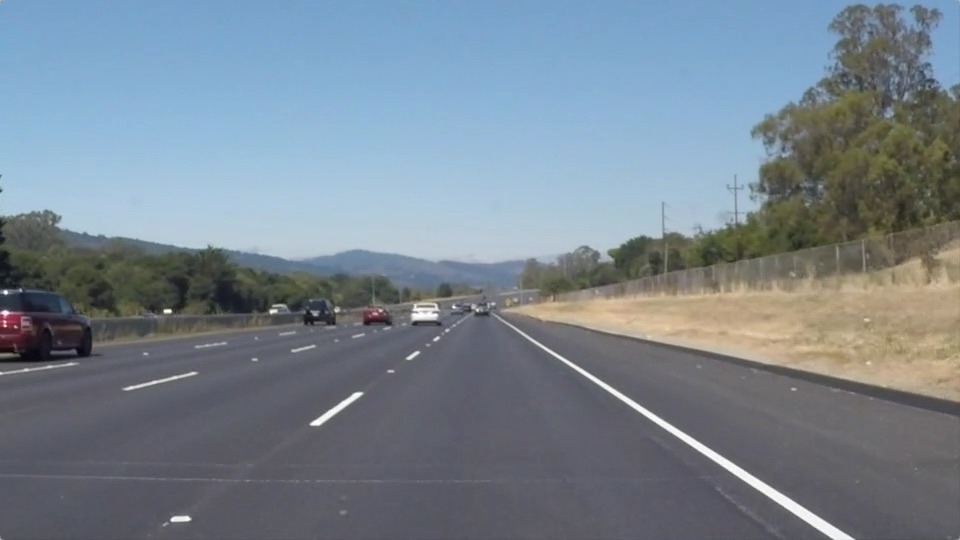
#> input picture lan_img1.jpg, 960 x 540 px
$ jupyter execute --allow-errors 'Hough Transform.ipynb'
#> lines starting #> are read from the running program, lines starting #| are printed output that depends on the picture; after the words box and inside, x2 and y2 are one past the last pixel; in counts of white or black regions, pixels touching at a corner belong together
# Ex. No: 07
#  Detect the lines using Hough Transform.

**Name:** Karan A    **Reg. No:** 212223230099

[cell 1]
import cv2
import numpy as np
import matplotlib.pyplot as plt

# Lane Detection Pipeline for a Still Image

The pipeline takes these steps:

- **Create a threshold for lane lines**
- **Selecting Region of Interest**
- **Detecting Edges using Canny Edge Detector**
- **Fit lines using Hough Line Transform**
- **Extrapolate the lanes from lines found**
- **Composite the result with the original frame**

[cell 2]
# Reading the image.
img = cv2.imread('lan_img1.jpg')
#> img is the input picture: shape (540, 960, 3); mean B, G, R 143.7, 132.6, 120.3
img = cv2.cvtColor(img, cv2.COLOR_BGR2RGB)

# Convert to grayscale.
gray = cv2.cvtColor(img, cv2.COLOR_RGB2GRAY)
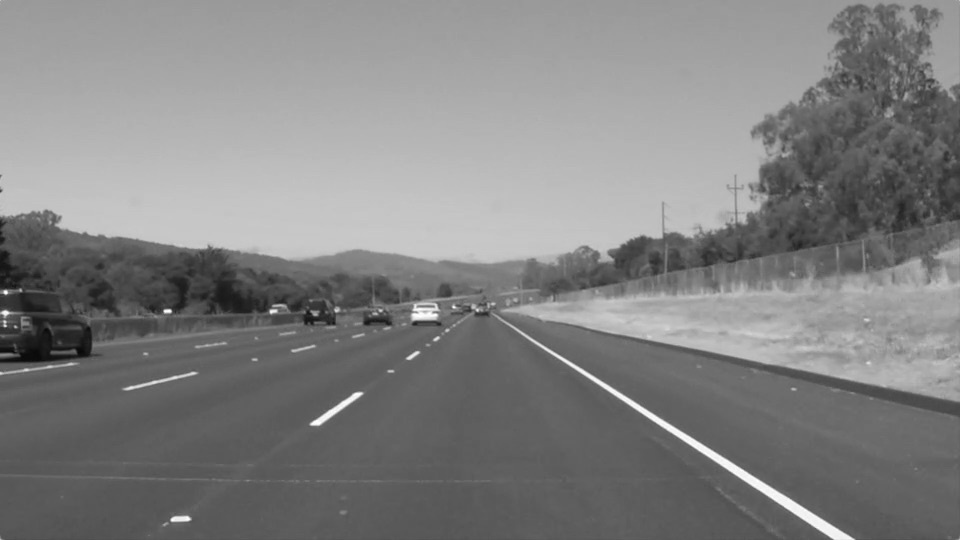
#> gray: shape (540, 960); min 8, max 255, mean 130.1

#plt.figure(figsize = (15, 10))
plt.figure(figsize = (20, 10))
plt.subplot(1,2,1); plt.imshow(img);plt.title('Input Image');
plt.subplot(1,2,2); plt.imshow(gray, cmap = 'gray');      plt.title('Grayscale');
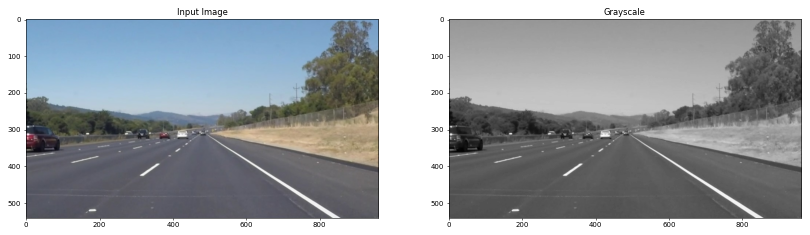
#> figure drawn by matplotlib, 2 panels

# 1. Create Threshold for Lane Lines

[cell 3]
# Use global threshold based on grayscale intensity.
threshold = cv2.inRange(gray, 150, 255)
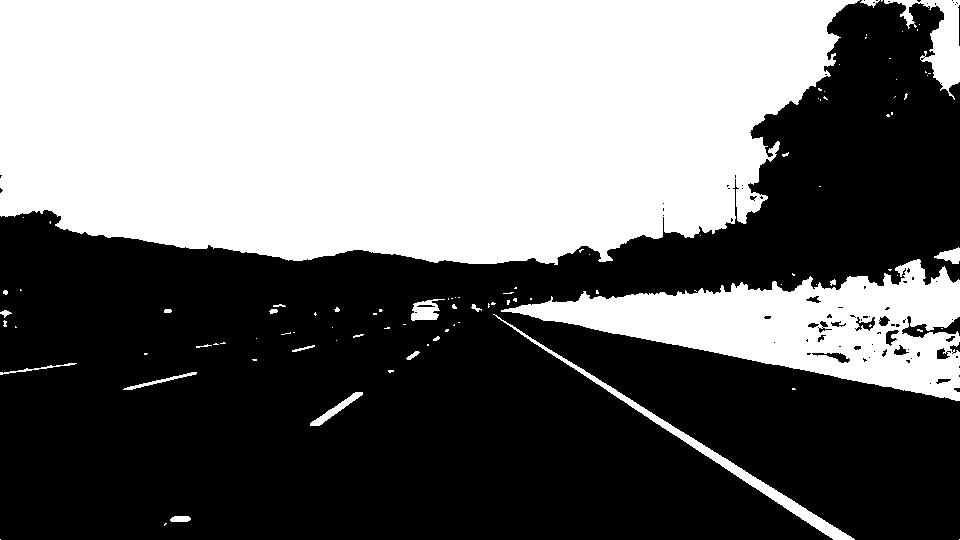
#> threshold: shape (540, 960); 44.5% white; 100 white regions (76 under 20 px), largest, box (x1, y1, x2, y2) and area: (0, 0, 860, 265) 193714, (501, 259, 960, 401) 28989, (493, 314, 855, 540) 2899

# Display images.
plt.figure(figsize = (20, 10))
plt.subplot(1,1,1); plt.imshow(threshold, cmap = 'gray'); plt.title('Threshold');

# 2. Selecting the Region of Interest Using fillPoly()

[cell 4]
# Syntex
# dst = cv2.fillPoly( img, pts, color[, lineType[, shift[, offset]]] )

[cell 5]
#  Region masking: Select vertices according to the input image.
roi_vertices = np.array([[[100, 540],
                          [900, 540],
                          [515, 320],
                          [450, 320]]])

# Defining a blank mask.
mask = np.zeros_like(threshold)

# Defining a 3 channel or 1 channel color to fill the mask.
if len(threshold.shape) > 2:
    channel_count = threshold.shape[2]  # 3 or 4 depending on the image.
    ignore_mask_color = (255,) * channel_count
else:
    ignore_mask_color = 255

# Filling pixels inside the polygon.
cv2.fillPoly(mask, roi_vertices, ignore_mask_color)
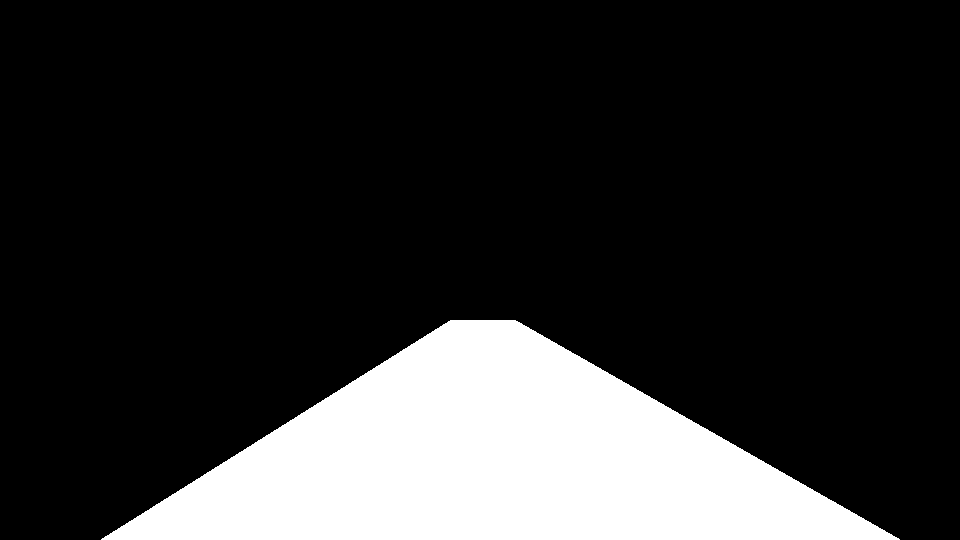
#> mask: shape (540, 960); 18.4% white; 1 white region, box (x1, y1, x2, y2) and area: (101, 320, 900, 540) 95299

# Constructing the region of interest based on where mask pixels are nonzero.
roi = cv2.bitwise_and(threshold, mask)
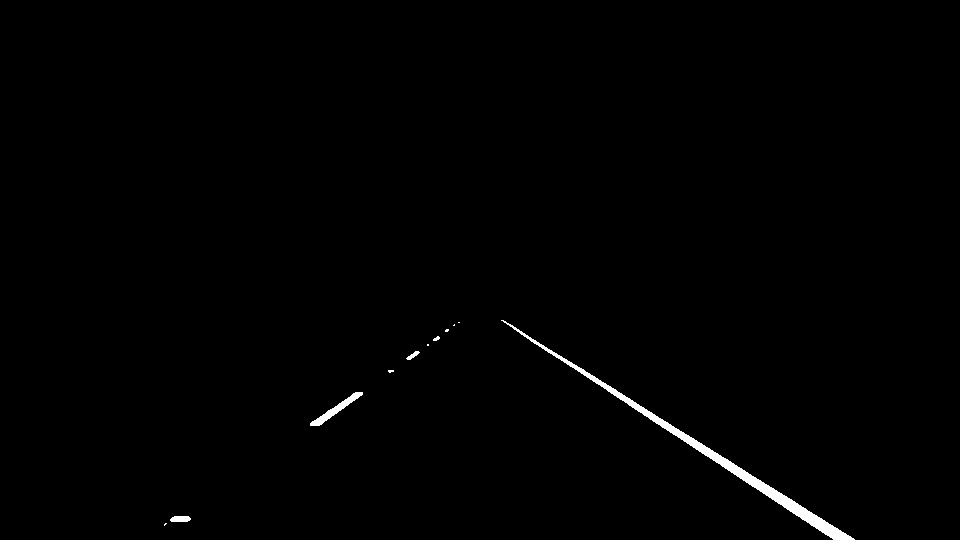
#> roi: shape (540, 960); 0.68% white; 11 white regions (6 under 20 px), largest, box (x1, y1, x2, y2) and area: (501, 320, 855, 540) 2885, (310, 392, 363, 426) 391, (170, 516, 191, 522) 111, (406, 351, 420, 360) 54, (433, 336, 440, 341) 22

# Display images.
plt.figure(figsize = (20, 10))
plt.subplot(1,3,1); plt.imshow(threshold, cmap = 'gray'); plt.title('Initial threshold')
plt.subplot(1,3,2); plt.imshow(mask, cmap = 'gray');      plt.title('Polyfill mask')
plt.subplot(1,3,3); plt.imshow(roi, cmap = 'gray');       plt.title('Isolated roi');

# 3. Detect Edges and Smooth Noise

[cell 6]
# Perform Edge Detection.
low_threshold = 50
high_threshold = 100
edges = cv2.Canny(roi, low_threshold, high_threshold)
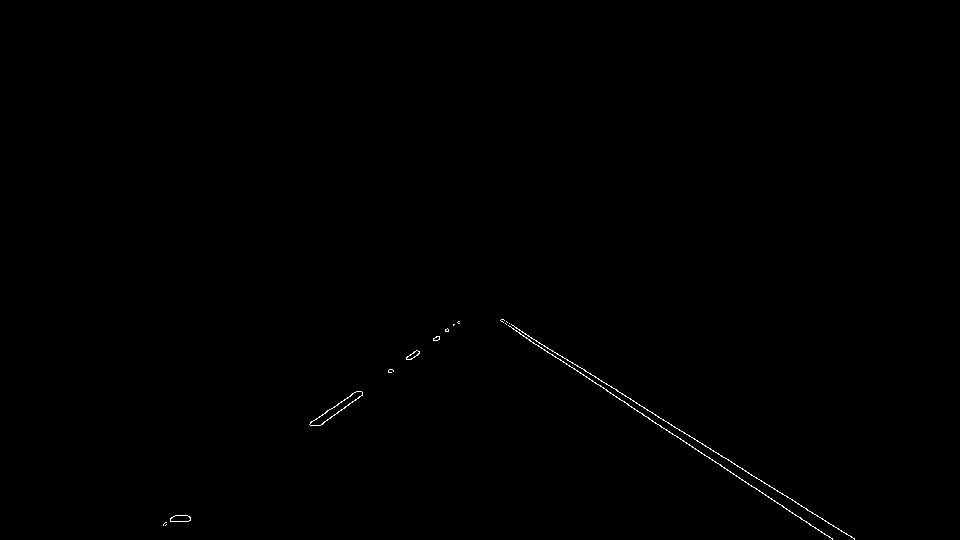
#> edges: shape (540, 960); 0.22% white in thin lines or dots, all inside (x1, y1, x2, y2) = (163, 319, 855, 540)

# Smooth with a Gaussian blur.
kernel_size = 3
canny_blur = cv2.GaussianBlur(edges, (kernel_size, kernel_size), 0)

# Display images.
plt.figure(figsize = (20, 10))
plt.subplot(1,2,1); plt.imshow(edges, cmap = 'gray'); plt.title('Edge detection')
plt.subplot(1,2,2); plt.imshow(canny_blur, cmap = 'gray'); plt.title('Blurred edges');

# 4. Line Detection Using HoughLinesP()

[cell 7]
# Stntex
# lines = cv2.HoughLinesP( image, rho, theta, threshold[, lines[, minLineLength[, maxLineGap]]] )

[cell 8]
def draw_lines(img, lines, color = [255, 0, 0], thickness = 2):
    """Utility for drawing lines."""
    if lines is not None:
        for line in lines:
            for x1,y1,x2,y2 in line:
                cv2.line(img, (x1, y1), (x2, y2), color, thickness)

[cell 9]
# Hough transform parameters set according to the input image.
rho = 1
theta = np.pi / 180
threshold = 50
min_line_len = 10
max_line_gap = 20

lines = cv2.HoughLinesP(
    canny_blur, rho, theta, threshold, minLineLength = min_line_len, maxLineGap = max_line_gap)
#> lines = 21 rows, first 6: [500, 318, 853, 539], [501, 318, 855, 539], [502, 318, 855, 538], [515, 332, 833, 539], [499, 321, 833, 538], [499, 319, 783, 504]

# Draw all lines found onto a new image.
hough = np.zeros((img.shape[0], img.shape[1], 3), dtype = np.uint8)
draw_lines(hough, lines)
#> the loop in draw_lines, `for line in lines:` made 21 passes
#> line on passes 1 to 12: [[500, 318, 853, 539]], [[501, 318, 855, 539]], [[502, 318, 855, 538]], [[515, 332, 833, 539]], [[499, 321, 833, 538]], [[499, 319, 783, 504]], [[500, 319, 852, 539]], [[309, 425, 361, 390]], [[390, 373, 460, 320]], [[387, 373, 457, 320]], [[387, 369, 452, 323]], [[694, 450, 831, 539]]

print("Found {} lines, including: {}".format(len(lines), lines[0]))
#| Found 21 lines, including: [[500 318 853 539]]
plt.figure(figsize = (15, 10)); plt.imshow(hough);

# 5. Separate Sides and Extrapolate

[cell 10]
# Function for separating left and right lines depending on the slope

[cell 11]
def separate_left_right_lines(lines):
    """Separate left and right lines depending on the slope."""
    left_lines = []
    right_lines = []
    if lines is not None:
        for line in lines:
            for x1, y1, x2, y2 in line:
                if y1 > y2: # Negative slope = left lane.
                    left_lines.append([x1, y1, x2, y2])
                elif y1 < y2: # Positive slope = right lane.
                    right_lines.append([x1, y1, x2, y2])
    return left_lines, right_lines

#> (a cell that did not finish here is left out)

[cell 13]
def cal_avg(values):
    """Calculate average value."""
    if not (type(values) == 'NoneType'):
        if len(values) > 0:
            n = len(values)
        else:
            n = 1
        return sum(values) / n

[cell 14]
# Function to extrapolate lines

[cell 15]
def extrapolate_lines(lines, upper_border, lower_border):
    """Extrapolate lines keeping in mind the lower and upper border intersections."""
    slopes = []
    consts = []

    if lines is not None:
        for x1, y1, x2, y2 in lines:
            slope = (y1-y2) / (x1-x2)
            slopes.append(slope)
            c = y1 - slope * x1
            consts.append(c)
    avg_slope = cal_avg(slopes)
    avg_consts = cal_avg(consts)

    # Calculate average intersection at lower_border.
    x_lane_lower_point = int((lower_border - avg_consts) / avg_slope)

    # Calculate average intersection at upper_border.
    x_lane_upper_point = int((upper_border - avg_consts) / avg_slope)

    return [x_lane_lower_point, lower_border, x_lane_upper_point, upper_border]

[cell 16]
# Extract extrapolated lanes and draw lane lines

[cell 17]
# Define bounds of the region of interest.
roi_upper_border = 340
roi_lower_border = 540

# Create a blank array to contain the (colorized) results.
lanes_img = np.zeros((img.shape[0], img.shape[1], 3), dtype = np.uint8)

# Use above defined function to identify lists of left-sided and right-sided lines.
lines_left, lines_right = separate_left_right_lines(lines)
#> the loop in separate_left_right_lines, `for line in lines:` made 21 passes
#> after the loop in separate_left_right_lines, `for line in lines:`: left_lines = [[309, 425, 361, 390], [390, 373, 460, 320], [387, 373, 457, 320], [387, 369, 452, 323], [308, 423, 358, 390], [317, 426, 363, 393], [321, 426, 363, 395], [308, 425, 350, 396], [315, 426, 363, 392], [391, 373, 460, 323], [309, 421, 356, 390]]; right_lines = [[500, 318, 853, 539], [501, 318, 855, 539], [502, 318, 855, 538], [515, 332, 833, 539], [499, 321, 833, 538], [499, 319, 783, 504], [500, 319, 852, 539], [694, 450, 831, 539], [612, 396, 832, 539], [558, 352, 855, 537]]
#> lines_left has the same summary as left_lines in separate_left_right_lines; lines_right has the same summary as right_lines in separate_left_right_lines

# Use above defined function to extrapolate the lists of lines into recognized lanes.
lane_left = extrapolate_lines(lines_left, roi_upper_border, roi_lower_border)
#> the loop in extrapolate_lines, `for x1, y1, x2, y2 in lines:` made 11 passes
#> (x1, y1, x2, y2, slope, c) on passes 1 to 11: (309, 425, 361, 390, -0.673, 633), (390, 373, 460, 320, -0.757, 668.3), (387, 373, 457, 320, -0.757, 666), (387, 369, 452, 323, -0.708, 642.9), (308, 423, 358, 390, -0.66, 626.3), (317, 426, 363, 393, -0.717, 653.4), (321, 426, 363, 395, -0.738, 662.9), (308, 425, 350, 396, -0.69, 637.7), (315, 426, 363, 392, -0.708, 649.1), (391, 373, 460, 323, -0.725, 656.3), (309, 421, 356, 390, -0.66, 624.8)
#> after the loop in extrapolate_lines, `for x1, y1, x2, y2 in lines:`: consts = [633, 668.3, 666, 642.9, 626.3, 653.4, 662.9, 637.7, 649.1, 656.3, 624.8]; slopes = [-0.673, -0.757, -0.757, -0.708, -0.66, -0.717, -0.738, -0.69, -0.708, -0.725, -0.66]
#> in cal_avg, `n = len(values)`: n = 11
#> in extrapolate_lines, `avg_slope = cal_avg(slopes)`: avg_slope = -0.709
#> in extrapolate_lines, `avg_consts = cal_avg(consts)`: avg_consts = 647.3
#> in extrapolate_lines, `x_lane_lower_point = int((lower_border - avg_consts) / avg_slope)`: x_lane_lower_point = 151
#> in extrapolate_lines, `x_lane_upper_point = int((upper_border - avg_consts) / avg_slope)`: x_lane_upper_point = 433
#> lane_left = [151, 540, 433, 340]
lane_right = extrapolate_lines(lines_right, roi_upper_border, roi_lower_border)
#> the loop in extrapolate_lines (call 2), `for x1, y1, x2, y2 in lines:` made 10 passes
#> (x1, y1, x2, y2, slope, c) on passes 1 to 10: (500, 318, 853, 539, 0.626, 4.97), (501, 318, 855, 539, 0.624, 5.23), (502, 318, 855, 538, 0.623, 5.14), (515, 332, 833, 539, 0.651, -3.24), (499, 321, 833, 538, 0.65, -3.2), (499, 319, 783, 504, 0.651, -6.05), (500, 319, 852, 539, 0.625, 6.5), (694, 450, 831, 539, 0.65, -0.847), (612, 396, 832, 539, 0.65, -1.8), (558, 352, 855, 537, 0.623, 4.42)
#> lane_right = [845, 540, 531, 340]
draw_lines(lanes_img, [[lane_left]], thickness = 10)
draw_lines(lanes_img, [[lane_right]], thickness = 10)
#> call 3 of draw_lines, with thickness = 10
#> after the loop in draw_lines (call 3), `for line in lines:`:
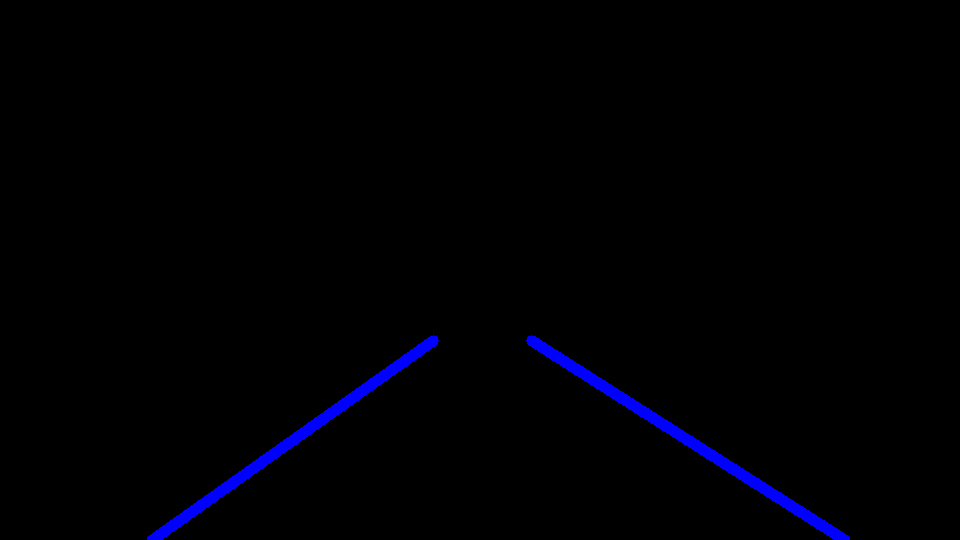
#> img: shape (540, 960, 3); mean of channels 0, 1, 2 4, 0, 0; drawn as B, G, R

# Display results.
fig = plt.figure(figsize = (20, 20))
ax = fig.add_subplot(1, 2, 1); plt.imshow(hough); ax.set_title('Before extrapolation')
ax = fig.add_subplot(1, 2, 2); plt.imshow(lanes_img); ax.set_title('After extrapolation');
plt.show()
